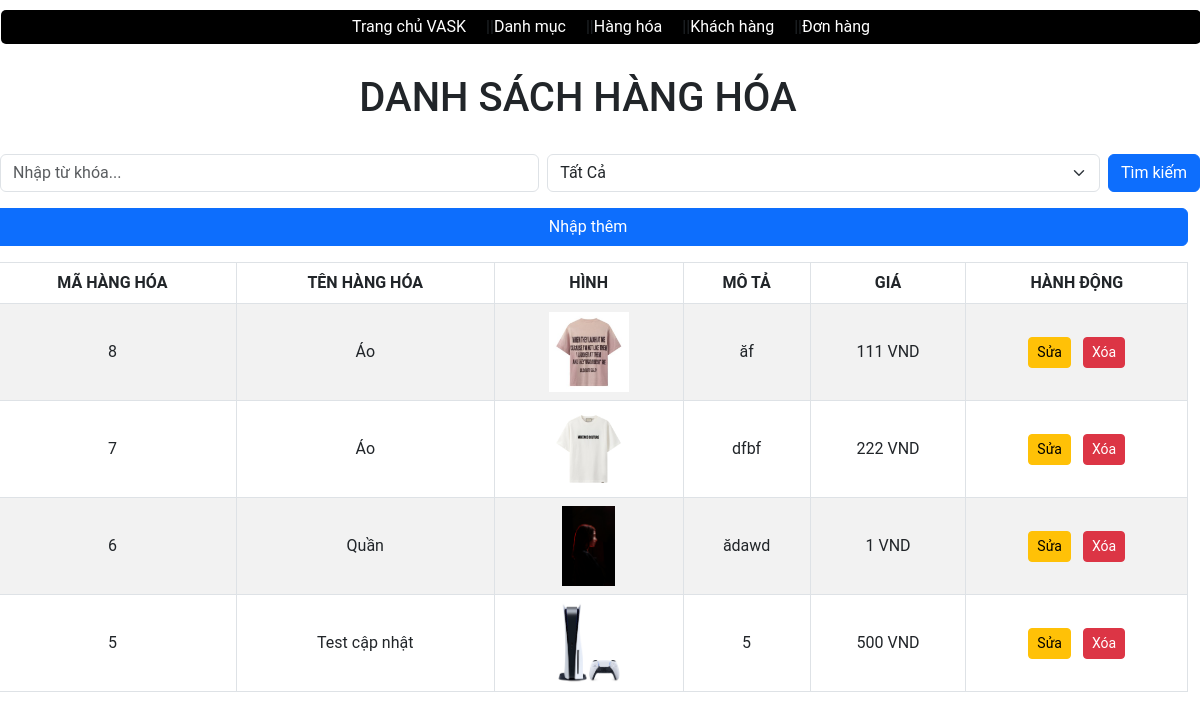
The app's page /admin/index.php?act=hienthisp, older data.
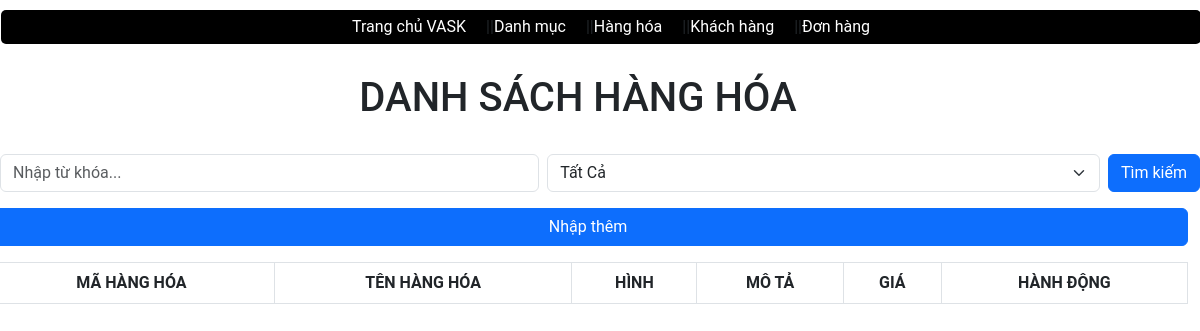
The same page, newer data.
### tables this page shows
CREATE TABLE `san_pham` (
  `id_san_pham` int NOT NULL,
  `ten_san_pham` varchar(255) NOT NULL,
  `hinh` varchar(255) DEFAULT NULL,
  `mo_ta` varchar(255) DEFAULT NULL,
  `gia` varchar(255) NOT NULL,
  `id_danh_muc` int NOT NULL
);

### models/config.php (called while the page is built, shortened)
<?php
function pdo_get_connection(){
    $dburl = "mysql:host=localhost;dbname=duan;charset=utf8mb4";
    $username = 'root';
    $password = '';
    $conn = new PDO($dburl, $username, $password);
    $conn->setAttribute(PDO::ATTR_ERRMODE, PDO::ERRMODE_EXCEPTION);
    return $conn;
}
function pdo_query($sql){
    $sql_args = array_slice(func_get_args(), 1);
    try{
        $conn = pdo_get_connection();
        $stmt = $conn->prepare($sql);
        $stmt->execute($sql_args);
        $rows = $stmt->fetchAll();
        return $rows;
    }
    catch(PDOException $e){
        throw $e;
    }
    finally{
        unset($conn);
    }
}

### models/sanpham.php (called while the page is built, shortened)
<?php
function loadall_san_pham($kyw="", $id_danh_muc=0){
    $sql = "SELECT * FROM san_pham WHERE 1";
    $sql .= " ORDER BY id_san_pham DESC";
    $listsan_pham = pdo_query($sql);
    return $listsan_pham;
}
?>

### admin/sanpham/hienthisp.php (the view, shortened to what this page needs)
<div class="row">
    <div class="row formcontent text-center mb-4">
        <h1>DANH SÁCH HÀNG HÓA</h1>
    </div>
    <div class="formtimkiem container mb-3">
        <form action="index.php?act=hienthisp" method="post" class="d-flex gap-2 align-items-center">
            <input type="text" name="kyw" class="form-control" placeholder="Nhập từ khóa...">
            <select name="id_danh_muc" class="form-select">
                <option value="0" selected>Tất Cả</option>
            </select>
            <input type="submit" name="listok" value="Tìm kiếm" class="btn btn-primary">
        </form>
    </div>
    <div class="row mb-3 text-end">
        <a href="index.php?act=themsp" class="btn btn-primary">Nhập thêm</a>
    </div>
    <div class="row mb-3 container">
        <table class="table table-striped table-bordered text-center align-middle">
            <thead>
                <tr>
                    <th>MÃ HÀNG HÓA</th>
                    <th>TÊN HÀNG HÓA</th>
                    <th>HÌNH</th>
                    <th>MÔ TẢ</th>
                    <th>GIÁ</th>
                    <th>HÀNH ĐỘNG</th>
                </tr>
            </thead>
            <tbody>
                <?php
                foreach ($listsan_pham as $sanpham) {
                    extract($sanpham);
                    $suasp = "index.php?act=suasp&id_san_pham=" . $id_san_pham;
                    $xoasp = "index.php?act=xoasp&id_san_pham=" . $id_san_pham;
                    $hinhpath = "../images/" . $hinh;
                    if (is_file($hinhpath)) {
                        $hinh = "<img src='" . $hinhpath . "' height='80'>";
                    } else {
                        $hinh = "no img";
                    }
                    echo '
                    <tr>
                        <td>' . $id_san_pham . '</td>
                        <td>' . $ten_san_pham . '</td>
                        <td>' . $hinh . '</td>
                        <td>' . $mo_ta . '</td>
                        <td>' . number_format($gia, 0, ',', '.') . ' VND</td>
                        <td>
                            <a href="' . $suasp . '" class="btn btn-warning btn-sm">Sửa</a>
                            <a href="' . $xoasp . '" class="btn btn-danger btn-sm ms-2">Xóa</a>
                        </td>
                    </tr>
                    ';
                }
                ?>
            </tbody>
        </table>
    </div>
</div>

Row changes from the older to the newer data that the page shows:
removed san_pham: id_san_pham "8", ten_san_pham "Áo", hinh (picture), mo_ta "ăf", gia "111"
removed san_pham: id_san_pham "7", ten_san_pham "Áo", hinh (picture), mo_ta "dfbf", gia "222"
removed san_pham: id_san_pham "6", ten_san_pham "Quần", hinh (picture), mo_ta "ădawd", gia "1"
removed san_pham: id_san_pham "5", ten_san_pham "Test cập nhật", hinh (picture), mo_ta "5", gia "500"
